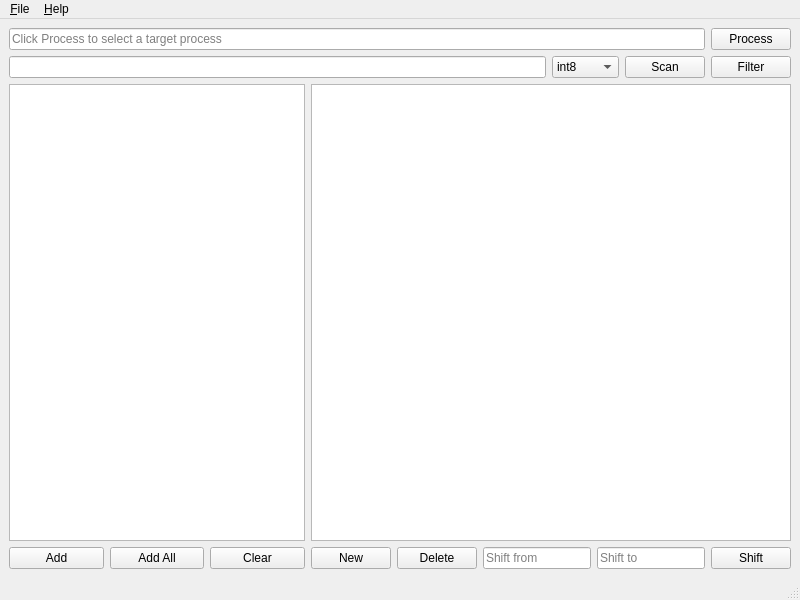
<?xml version="1.0" encoding="UTF-8"?>
<ui version="4.0">
 <class>mainWindow</class>
 <widget class="QMainWindow" name="mainWindow">
  <property name="geometry">
   <rect>
    <x>0</x>
    <y>0</y>
    <width>800</width>
    <height>600</height>
   </rect>
  </property>
  <property name="windowTitle">
   <string>Med</string>
  </property>
  <widget class="QWidget" name="centralwidget">
   <layout class="QVBoxLayout" name="verticalLayout_2">
    <property name="leftMargin">
     <number>9</number>
    </property>
    <item>
     <layout class="QHBoxLayout" name="horizontalLayout">
      <property name="sizeConstraint">
       <enum>QLayout::SetDefaultConstraint</enum>
      </property>
      <property name="bottomMargin">
       <number>0</number>
      </property>
      <item>
       <widget class="QLineEdit" name="selectedProc">
        <property name="toolTip">
         <string/>
        </property>
        <property name="readOnly">
         <bool>true</bool>
        </property>
        <property name="placeholderText">
         <string>Click Process to select a target process</string>
        </property>
       </widget>
      </item>
      <item>
       <widget class="QPushButton" name="process">
        <property name="text">
         <string>Process</string>
        </property>
       </widget>
      </item>
     </layout>
    </item>
    <item>
     <layout class="QHBoxLayout" name="horizontalLayout_2">
      <item>
       <widget class="QLineEdit" name="scanEntry"/>
      </item>
      <item>
       <widget class="QComboBox" name="scanType">
        <item>
         <property name="text">
          <string>int8</string>
         </property>
        </item>
        <item>
         <property name="text">
          <string>int16</string>
         </property>
        </item>
        <item>
         <property name="text">
          <string>int32</string>
         </property>
        </item>
        <item>
         <property name="text">
          <string>float32</string>
         </property>
        </item>
        <item>
         <property name="text">
          <string>float64</string>
         </property>
        </item>
       </widget>
      </item>
      <item>
       <widget class="QPushButton" name="scanButton">
        <property name="text">
         <string>Scan</string>
        </property>
       </widget>
      </item>
      <item>
       <widget class="QPushButton" name="filterButton">
        <property name="text">
         <string>Filter</string>
        </property>
       </widget>
      </item>
     </layout>
    </item>
    <item>
     <layout class="QHBoxLayout" name="horizontalLayout_3">
      <item>
       <layout class="QVBoxLayout" name="verticalLayout">
        <item>
         <widget class="QTreeView" name="scanTreeView"/>
        </item>
        <item>
         <layout class="QHBoxLayout" name="horizontalLayout_4">
          <item>
           <widget class="QPushButton" name="pushButton_6">
            <property name="text">
             <string>Add</string>
            </property>
           </widget>
          </item>
          <item>
           <widget class="QPushButton" name="pushButton_5">
            <property name="text">
             <string>Add All</string>
            </property>
           </widget>
          </item>
          <item>
           <widget class="QPushButton" name="pushButton_3">
            <property name="text">
             <string>Clear</string>
            </property>
           </widget>
          </item>
         </layout>
        </item>
       </layout>
      </item>
      <item>
       <layout class="QVBoxLayout" name="verticalLayout_3">
        <item>
         <widget class="QTreeView" name="addressTreeView"/>
        </item>
        <item>
         <layout class="QHBoxLayout" name="horizontalLayout_5">
          <item>
           <widget class="QPushButton" name="newButton">
            <property name="text">
             <string>New</string>
            </property>
           </widget>
          </item>
          <item>
           <widget class="QPushButton" name="deleteButton">
            <property name="text">
             <string>Delete</string>
            </property>
           </widget>
          </item>
          <item>
           <widget class="QLineEdit" name="shiftFrom">
            <property name="placeholderText">
             <string>Shift from</string>
            </property>
           </widget>
          </item>
          <item>
           <widget class="QLineEdit" name="shiftTo">
            <property name="placeholderText">
             <string>Shift to</string>
            </property>
           </widget>
          </item>
          <item>
           <widget class="QPushButton" name="shiftButton">
            <property name="text">
             <string>Shift</string>
            </property>
           </widget>
          </item>
         </layout>
        </item>
       </layout>
      </item>
     </layout>
    </item>
   </layout>
  </widget>
  <widget class="QMenuBar" name="menubar">
   <property name="geometry">
    <rect>
     <x>0</x>
     <y>0</y>
     <width>800</width>
     <height>20</height>
    </rect>
   </property>
   <widget class="QMenu" name="menuFile">
    <property name="title">
     <string>&amp;File</string>
    </property>
    <addaction name="actionOpen"/>
    <addaction name="actionSave_As"/>
    <addaction name="separator"/>
    <addaction name="actionQuit"/>
   </widget>
   <widget class="QMenu" name="menuHelp">
    <property name="title">
     <string>&amp;Help</string>
    </property>
   </widget>
   <addaction name="menuFile"/>
   <addaction name="menuHelp"/>
  </widget>
  <widget class="QStatusBar" name="statusbar"/>
  <action name="actionOpen">
   <property name="text">
    <string>&amp;Open</string>
   </property>
  </action>
  <action name="actionSave_As">
   <property name="text">
    <string>&amp;Save As</string>
   </property>
  </action>
  <action name="actionQuit">
   <property name="text">
    <string>&amp;Quit</string>
   </property>
  </action>
 </widget>
 <resources/>
 <connections>
  <connection>
   <sender>actionQuit</sender>
   <signal>triggered()</signal>
   <receiver>mainWindow</receiver>
   <slot>close()</slot>
   <hints>
    <hint type="sourcelabel">
     <x>-1</x>
     <y>-1</y>
    </hint>
    <hint type="destinationlabel">
     <x>399</x>
     <y>299</y>
    </hint>
   </hints>
  </connection>
 </connections>
</ui>
